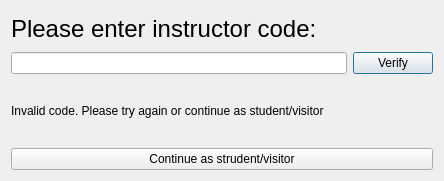
<?xml version="1.0" encoding="UTF-8"?>
<ui version="4.0">
 <class>Verification</class>
 <widget class="QDialog" name="Verification">
  <property name="geometry">
   <rect>
    <x>0</x>
    <y>0</y>
    <width>444</width>
    <height>181</height>
   </rect>
  </property>
  <property name="windowTitle">
   <string>Verification</string>
  </property>
  <layout class="QVBoxLayout" name="verticalLayout_3">
   <item>
    <layout class="QVBoxLayout" name="verticalLayout_2">
     <item>
      <layout class="QVBoxLayout" name="verticalLayout">
       <item>
        <widget class="QLabel" name="label">
         <property name="font">
          <font>
           <pointsize>18</pointsize>
          </font>
         </property>
         <property name="text">
          <string>Please enter instructor code: </string>
         </property>
        </widget>
       </item>
       <item>
        <layout class="QHBoxLayout" name="horizontalLayout">
         <item>
          <widget class="QLineEdit" name="lineEdit"/>
         </item>
         <item>
          <widget class="QPushButton" name="pushButton">
           <property name="text">
            <string>Verify</string>
           </property>
           <property name="shortcut">
            <string>Return</string>
           </property>
          </widget>
         </item>
        </layout>
       </item>
      </layout>
     </item>
    </layout>
   </item>
   <item>
    <widget class="QLabel" name="lerror">
     <property name="text">
      <string>Invalid code. Please try again or continue as student/visitor</string>
     </property>
    </widget>
   </item>
   <item>
    <widget class="QPushButton" name="pushButton_2">
     <property name="text">
      <string>Continue as strudent/visitor</string>
     </property>
    </widget>
   </item>
  </layout>
 </widget>
 <resources/>
 <connections>
  <connection>
   <sender>pushButton_2</sender>
   <signal>clicked()</signal>
   <receiver>Verification</receiver>
   <slot>showMain()</slot>
   <hints>
    <hint type="sourcelabel">
     <x>314</x>
     <y>195</y>
    </hint>
    <hint type="destinationlabel">
     <x>427</x>
     <y>186</y>
    </hint>
   </hints>
  </connection>
  <connection>
   <sender>pushButton</sender>
   <signal>clicked()</signal>
   <receiver>Verification</receiver>
   <slot>checkCode()</slot>
   <hints>
    <hint type="sourcelabel">
     <x>376</x>
     <y>103</y>
    </hint>
    <hint type="destinationlabel">
     <x>103</x>
     <y>176</y>
    </hint>
   </hints>
  </connection>
 </connections>
 <slots>
  <slot>showMain()</slot>
  <slot>checkCode()</slot>
 </slots>
</ui>
